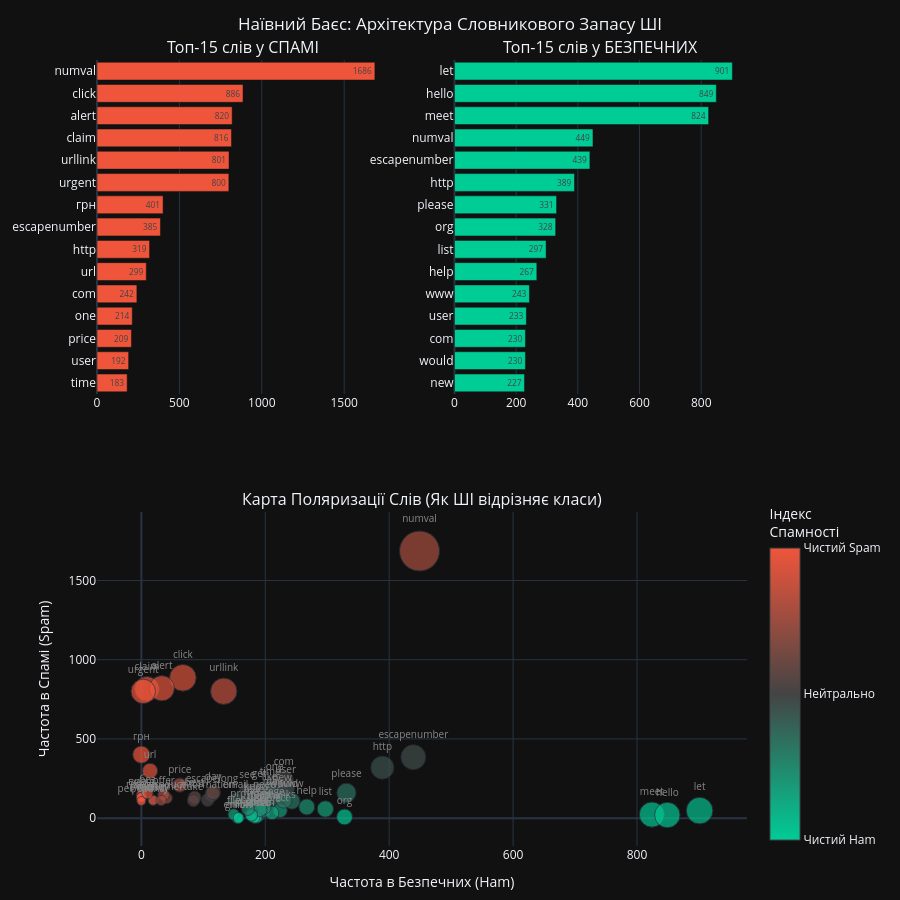

Write notebook code for a chart like this one.
### Markdown cell above
**8. Застосувати реалізацію алгоритму:**

### Code cell
print("🧠 Навчання ШІ: Підрахунок частот слів (Bag of Words)...\n")

total_docs = len(train_spam) + len(train_ham)
p_spam = len(train_spam) / total_docs
p_ham = len(train_ham) / total_docs

spam_words = [word for msg in train_spam for word in msg.split()]
ham_words = [word for msg in train_ham for word in msg.split()]

spam_freq = Counter(spam_words)
ham_freq = Counter(ham_words)

raw_vocab_size = len(set(spam_freq.keys()).union(set(ham_freq.keys())))

if MIN_WORD_FREQ > 1:
    spam_freq = Counter({w: c for w, c in spam_freq.items() if c >= MIN_WORD_FREQ})
    ham_freq = Counter({w: c for w, c in ham_freq.items() if c >= MIN_WORD_FREQ})

total_spam_words = sum(spam_freq.values())
total_ham_words = sum(ham_freq.values())

vocabulary = set(spam_freq.keys()).union(set(ham_freq.keys()))
vocab_size = len(vocabulary)
words_filtered = raw_vocab_size - vocab_size

print("Красивий Вивід:")
display(HTML("<div style='text-align: center; font-size: 16px; font-weight: bold; color: #ccff00; margin-bottom: 10px;'>🧠 Що запам'ятав ШІ: Аналіз маркерів та їх поляризації</div>"))

top_s_words, top_s_counts = zip(*spam_freq.most_common(15)[::-1]) 
top_h_words, top_h_counts = zip(*ham_freq.most_common(15)[::-1])

fig = make_subplots(
    rows=2, cols=2, 
    specs=[[{"type": "xy"}, {"type": "xy"}], [{"colspan": 2, "type": "xy"}, None]],
    subplot_titles=("Топ-15 слів у СПАМІ", "Топ-15 слів у БЕЗПЕЧНИХ", "Карта Поляризації Слів (Як ШІ відрізняє класи)"),
    vertical_spacing=0.15
)

fig.add_trace(go.Bar(
    x=top_s_counts, y=top_s_words, orientation='h',
    marker_color=COLOR_SPAM, text=top_s_counts, textposition='auto',
    hovertemplate="Слово: <b>'%{y}'</b><br>Зустрічається: %{x} разів<extra></extra>"
), row=1, col=1)

fig.add_trace(go.Bar(
    x=top_h_counts, y=top_h_words, orientation='h',
    marker_color=COLOR_HAM, text=top_h_counts, textposition='auto',
    hovertemplate="Слово: <b>'%{y}'</b><br>Зустрічається: %{x} разів<extra></extra>"
), row=1, col=2)

top_combined = list(set([w for w, c in spam_freq.most_common(40)] + [w for w, c in ham_freq.most_common(40)]))
x_ham_vals = [ham_freq.get(w, 0) for w in top_combined]
y_spam_vals = [spam_freq.get(w, 0) for w in top_combined]
bubble_sizes = [h + s for h, s in zip(x_ham_vals, y_spam_vals)]

spam_index = [(s - h) / (s + h) if (s+h)>0 else 0 for h, s in zip(x_ham_vals, y_spam_vals)]

fig.add_trace(go.Scatter(
    x=x_ham_vals, y=y_spam_vals, mode='markers+text',
    text=top_combined, textposition="top center", textfont=dict(color='#888', size=10),
    marker=dict(
        size=bubble_sizes, sizemode='area', sizeref=2.*max(bubble_sizes)/(40.**2), sizemin=4,
        color=spam_index, 
        colorscale=[[0, COLOR_HAM], [0.5, '#444444'], [1.0, COLOR_SPAM]],
        showscale=True,
        colorbar=dict(title="Індекс<br>Спамності", tickvals=[-1, 0, 1], ticktext=["Чистий Ham", "Нейтрально", "Чистий Spam"], len=0.45, y=0.22)
    ),
    hovertemplate="<b>Слово: '%{text}'</b><br>Частота в Безпечних (X): %{x}<br>Частота в Спамі (Y): %{y}<br>Загалом разів: %{marker.size}<extra></extra>"
), row=2, col=1)


fig.update_layout(
    template=PLOT_TEMPLATE, height=900, showlegend=False,
    title_text="Наївний Баєс: Архітектура Словникового Запасу ШІ", title_x=0.5,
    margin=dict(l=20, r=20, t=60, b=20)
)

fig.update_xaxes(title_text="Частота в Безпечних (Ham)", row=2, col=1)
fig.update_yaxes(title_text="Частота в Спамі (Spam)", row=2, col=1)

fig.show()

print("Технічний Вивід:")
print(f" ▶ Апріорна ймовірність P(Spam): {p_spam:.4f} ({p_spam*100:.2f}%)")
print(f" ▶ Апріорна ймовірність P(Ham):  {p_ham:.4f} ({p_ham*100:.2f}%)")
print(f" ▶ Всього слів у спам-базі:      {total_spam_words} слів")
print(f" ▶ Всього слів у безпечній базі: {total_ham_words} слів")
if MIN_WORD_FREQ > 1:
    print(f" ▶ Відфільтровано шуму:          {words_filtered} унікальних слів (зустрічалися рідше {MIN_WORD_FREQ} разів)")
print(f" ▶ Фінальний розмір словника:    {vocab_size} унікальних слів (Vocabulary Size)")

### Figure 1 — Plotly figure (JSON) as saved in the notebook; plotly's stock layout.template omitted (floating-point values rounded to 4 significant figures)
{"data": [{"hovertemplate": "Слово: <b>'%{y}'</b><br>Зустрічається: %{x} разів<extra></extra>", "marker": {"color": "#ef553b"}, "orientation": "h", "text": ["183", "192", "209", "214", "242", "299", "319", "385", "401", "800", "801", "816", "820", "886", "1686"], "textposition": "auto", "type": "bar", "x": [183, 192, 209, 214, 242, 299, 319, 385, 401, 800, 801, 816, 820, 886, 1686], "xaxis": "x", "y": ["time", "user", "price", "one", "com", "url", "http", "escapenumber", "грн", "urgent", "urllink", "claim", "alert", "click", "numval"], "yaxis": "y"}, {"hovertemplate": "Слово: <b>'%{y}'</b><br>Зустрічається: %{x} разів<extra></extra>", "marker": {"color": "#00cc96"}, "orientation": "h", "text": ["227", "230", "230", "233", "243", "267", "297", "328", "331", "389", "439", "449", "824", "849", "901"], "textposition": "auto", "type": "bar", "x": [227, 230, 230, 233, 243, 267, 297, 328, 331, 389, 439, 449, 824, 849, 901], "xaxis": "x2", "y": ["new", "would", "com", "user", "www", "help", "list", "org", "please", "http", "escapenumber", "numval", "meet", "hello", "let"], "yaxis": "y2"}, {"hovertemplate": "<b>Слово: '%{text}'</b><br>Частота в Безпечних (X): %{x}<br>Частота в Спамі (Y): %{y}<br>Загалом разів: %{marker.size}<extra></extra>", "marker": {"color": [-0.88, 0.5794, -1, -0.6098, 1, -0.9275, -0.3053, -0.2074, -0.5799, -0.2839, -0.2507, -0.3358, -0.3483, -0.641, -0.002331, 0.7099, 0.9782, -0.9524, 0.5424, 1, -0.3846, -0.06394, 0.8594, 0.2074, 0.1385, -0.09887, -0.7224, -0.1429, -0.3372, -0.9372, -0.7225, -0.6732, -0.04683, 0.1364, 0.5119, -0.4831, 1, -0.9457, -0.9362, 0.7152, -0.9748, -0.09647, 0.9226, 0.6087, 1, -0.77, 1, 0.9105, 0.9925, 0.02542, 0.7143, -0.5673, 1, -0.8988, -0.954, -0.8163, 0.8802, -0.06553, 0.5556, 0.03604, -0.4892, 0.1685, -0.1405, -0.01183], "colorbar": {"len": 0.45, "ticktext": ["Чистий Ham", "Нейтрально", "Чистий Spam"], "tickvals": [-1, 0, 1], "title": {"text": "Індекс<br>Спамності"}, "y": 0.22}, "colorscale": [[0, "#00cc96"], [0.5, "#444444"], [1, "#ef553b"]], "showscale": true, "size": [200, 2135, 155, 246, 120, 193, 285, 376, 338, 310, 339, 268, 491, 273, 429, 131, 825, 336, 271, 146, 351, 391, 953, 217, 195, 708, 245, 266, 344, 191, 173, 355, 363, 264, 168, 267, 129, 847, 188, 934, 159, 425, 853, 184, 132, 200, 401, 313, 803, 472, 133, 245, 108, 949, 869, 196, 167, 824, 144, 222, 231, 279, 363, 338], "sizemin": 4, "sizemode": "area", "sizeref": 2.669}, "mode": "markers+text", "text": ["code", "numval", "enron", "mailing", "обов", "wrote", "know", "new", "help", "need", "may", "use", "please", "thanks", "one", "quality", "claim", "org", "price", "вивід", "www", "time", "click", "best", "take", "http", "subject", "email", "would", "listinfo", "file", "list", "get", "escapelong", "product", "message", "графік", "meet", "mailman", "urllink", "gmbh", "user", "alert", "offer", "бот", "html", "грн", "url", "urgent", "com", "money", "read", "реферала", "let", "hello", "project", "без", "escapenumber", "customer", "information", "provide", "day", "like", "see"], "textfont": {"color": "#888", "size": 10}, "textposition": "top center", "type": "scatter", "x": [188, 449, 155, 198, 0, 186, 186, 227, 267, 199, 212, 179, 331, 224, 215, 19, 9, 328, 62, 0, 243, 208, 67, 86, 84, 389, 211, 152, 230, 185, 149, 297, 190, 114, 41, 198, 0, 824, 182, 133, 157, 233, 33, 36, 0, 177, 0, 14, 3, 230, 19, 192, 0, 901, 849, 178, 10, 439, 32, 107, 172, 116, 207, 171], "xaxis": "x3", "y": [12, 1686, 0, 48, 120, 7, 99, 149, 71, 111, 127, 89, 160, 49, 214, 112, 816, 8, 209, 146, 108, 183, 886, 131, 111, 319, 34, 114, 114, 6, 24, 58, 173, 150, 127, 69, 129, 23, 6, 801, 2, 192, 820, 148, 132, 23, 401, 299, 800, 242, 114, 53, 108, 48, 20, 18, 157, 385, 112, 115, 59, 163, 156, 167], "yaxis": "y3"}], "layout": {"annotations": [{"font": {"size": 16}, "showarrow": false, "text": "Топ-15 слів у СПАМІ", "x": 0.225, "xanchor": "center", "xref": "paper", "y": 1, "yanchor": "bottom", "yref": "paper"}, {"font": {"size": 16}, "showarrow": false, "text": "Топ-15 слів у БЕЗПЕЧНИХ", "x": 0.775, "xanchor": "center", "xref": "paper", "y": 1, "yanchor": "bottom", "yref": "paper"}, {"font": {"size": 16}, "showarrow": false, "text": "Карта Поляризації Слів (Як ШІ відрізняє класи)", "x": 0.5, "xanchor": "center", "xref": "paper", "y": 0.425, "yanchor": "bottom", "yref": "paper"}], "height": 900, "margin": {"b": 20, "l": 20, "r": 20, "t": 60}, "showlegend": false, "title": {"text": "Наївний Баєс: Архітектура Словникового Запасу ШІ", "x": 0.5}, "xaxis": {"anchor": "y", "domain": [0, 0.45]}, "xaxis2": {"anchor": "y2", "domain": [0.55, 1]}, "xaxis3": {"anchor": "y3", "domain": [0, 1], "title": {"text": "Частота в Безпечних (Ham)"}}, "yaxis": {"anchor": "x", "domain": [0.575, 1]}, "yaxis2": {"anchor": "x2", "domain": [0.575, 1]}, "yaxis3": {"anchor": "x3", "domain": [0, 0.425], "title": {"text": "Частота в Спамі (Spam)"}}}}
